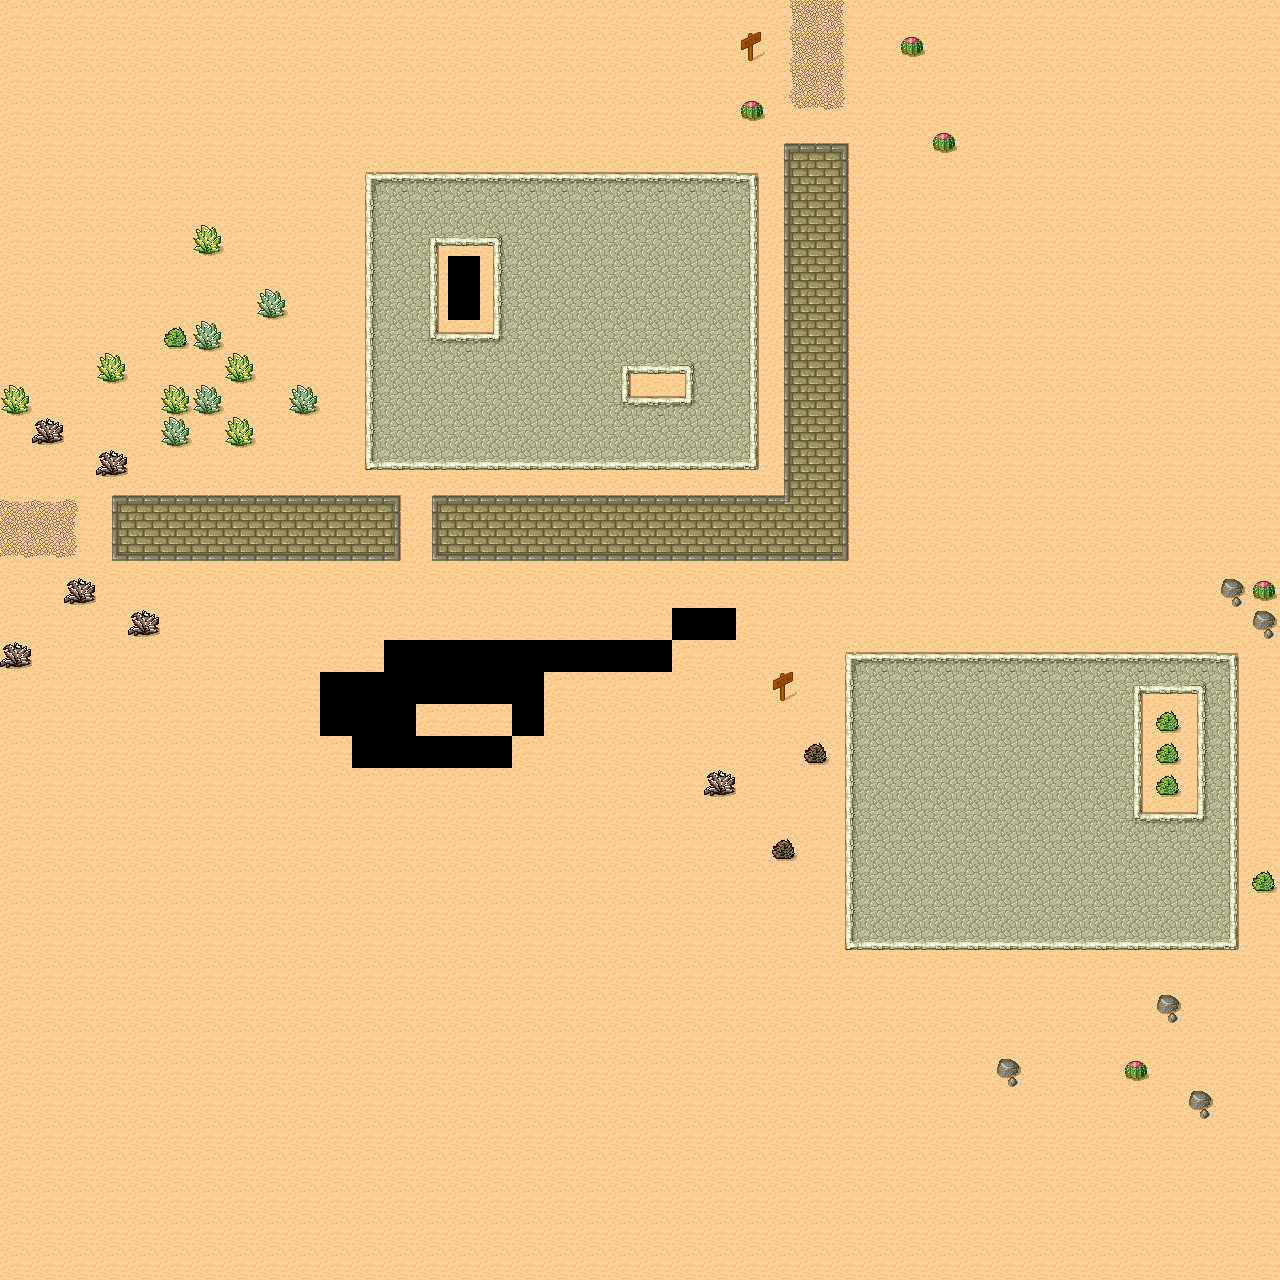

A 2D game scene composited from a Tiled map and its tileset images. What follows is a short description and the map's XML, with each tile layer's data collapsed to a summary:
An orthogonal 40x40 tile map with 32x32 px tiles, 1 tile layer (Ground).

<map version="1.0" orientation="orthogonal" renderorder="right-down" width="40" height="40" tilewidth="32" tileheight="32" nextobjectid="1">
 <tileset firstgid="1" source="desert.tsx" />
 <layer name="Ground" width="40" height="40">
  <data>[1600 cells, 1571 non-empty, 40 distinct tile ids]</data>
 </layer>
</map>
